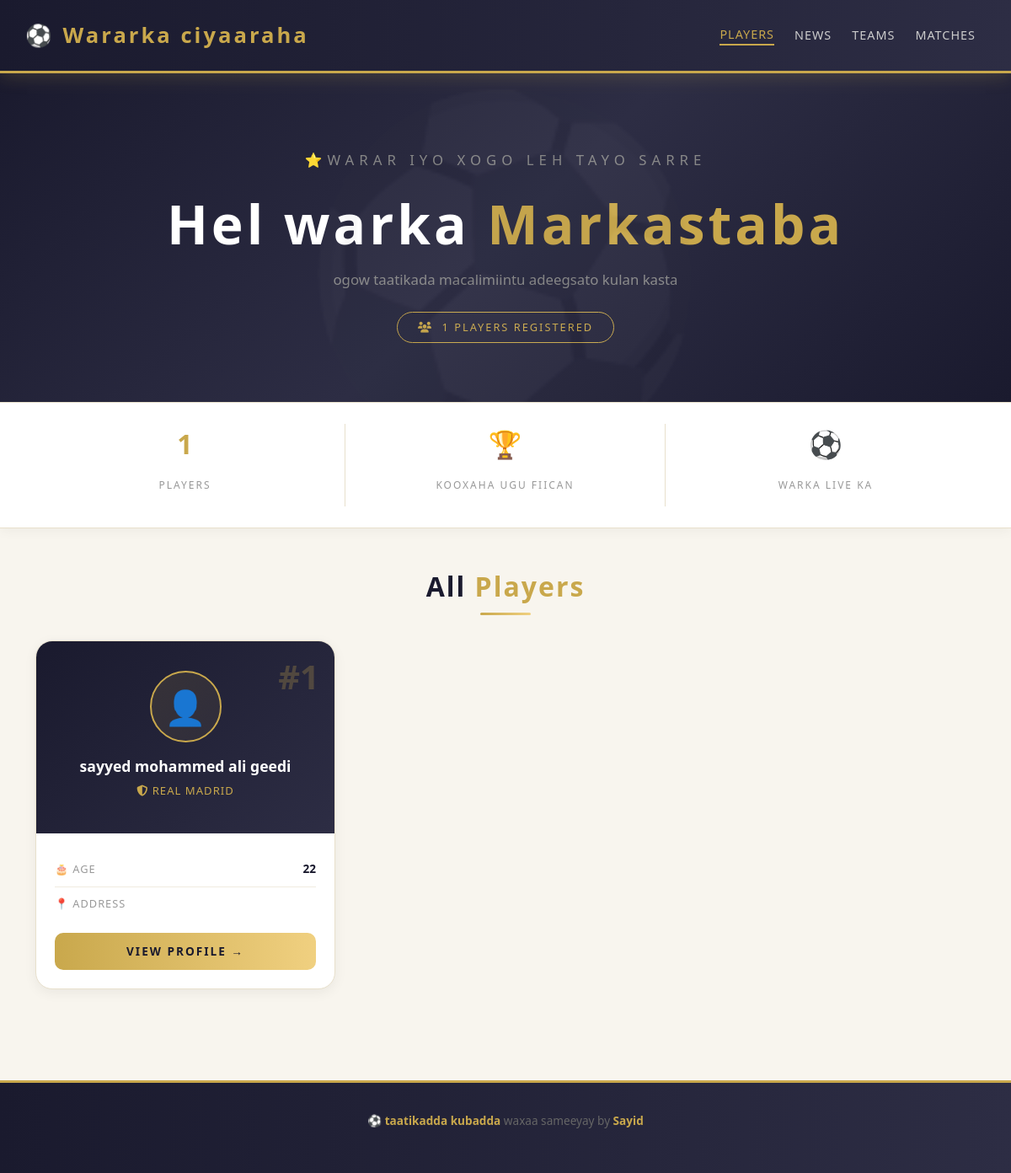
The app's page /, older data.
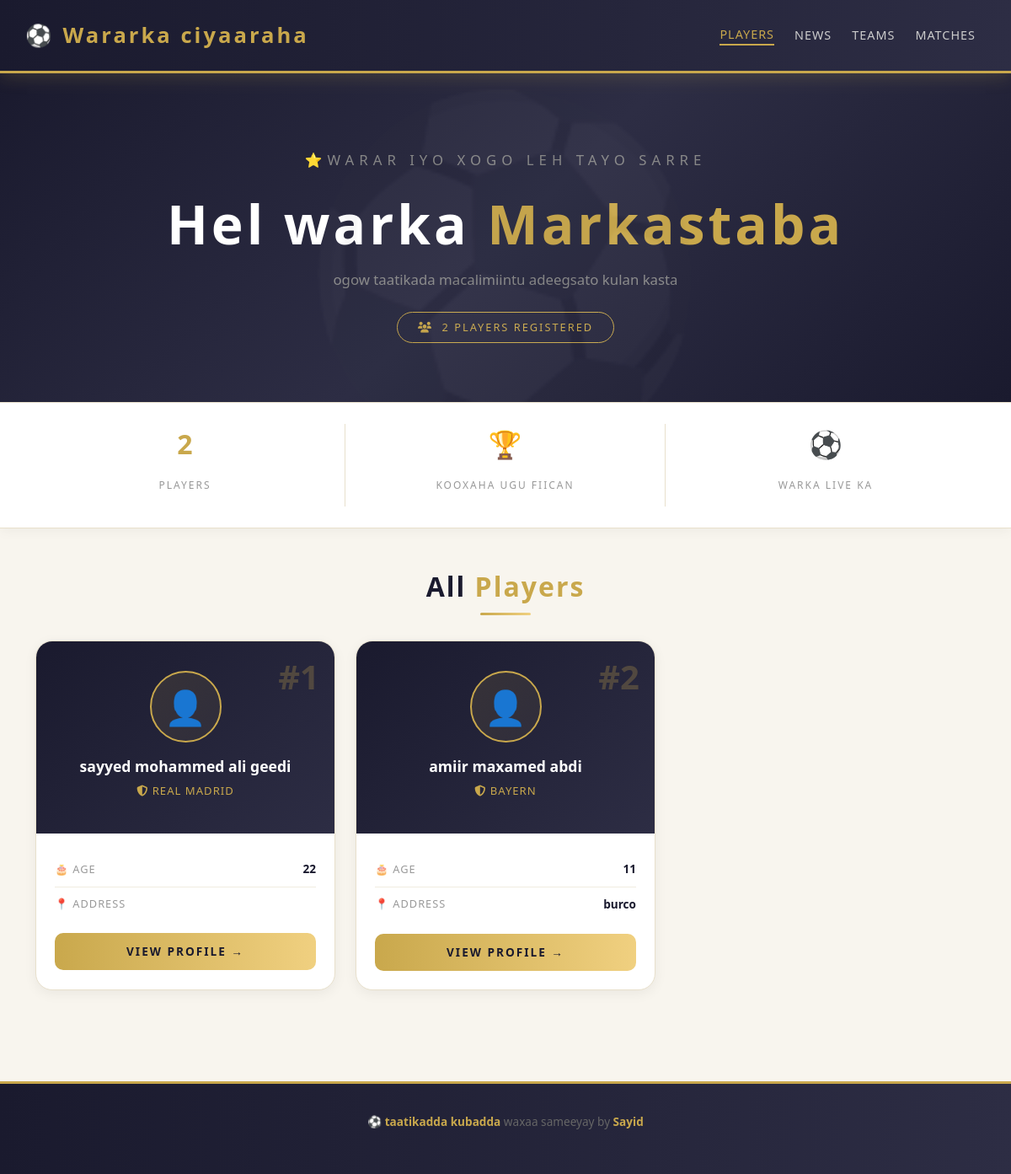
The same page, newer data.
### players/models.py (models this page shows, shortened)
class Player(models.Model):
    name=models.CharField(max_length=100)
    team=models.CharField(max_length=100)
    phone=models.CharField(max_length=20)
    xaafadd=models.CharField(max_length=100)
    age=models.IntegerField()
    bio=models.TextField()

### players/views.py (the view)
# urls.py: path("", views.players, name="players"),
def players(request):
    all_players=Player.objects.all()
    return render(request ,"players/players.html", {"players": all_players})

### players/templates/players/Players.html (shortened to what this page needs)
<!doctype html>
<html lang="en">
  <head>
    <link
      href="https://cdn.jsdelivr.net/npm/bootstrap@5.3.0/dist/css/bootstrap.min.css"
      rel="stylesheet"
    />
    <link
      href="https://cdnjs.cloudflare.com/ajax/libs/font-awesome/6.4.0/css/all.min.css"
      rel="stylesheet"
    />
  </head>
  <body>
    <nav class="navbar navbar-expand-lg">
      <a class="navbar-brand" href="{% url 'players' %}">
        ⚽ Wararka ciyaaraha
      </a>
      <div class="ms-auto d-flex align-items-center">
        <a href="{% url 'players' %}" class="nav-link active">Players</a>
        <a href="{% url 'news' %}" class="nav-link">News</a>
        <a href="{% url 'teams' %}" class="nav-link">Teams</a>
        <a href="{% url 'matches' %}" class="nav-link">Matches</a>
      </div>
    </nav>
    <div class="hero">
      <p class="hero-subtitle">⭐warar iyo xogo leh tayo sarre</p>
      <h1>Hel warka <span>Markastaba</span></h1>
      <p>ogow taatikada macalimiintu adeegsato kulan kasta</p>
      <span class="hero-badge">
        <i class="fa fa-users"></i> &nbsp;{{ players|length }} Players
        Registered
      </span>
    </div>
    <div class="stats-bar">
      <div class="container">
        <div class="row">
          <div class="col-4 stat-item">
            <p class="stat-number">{{ players|length }}</p>
            <p class="stat-label">Players</p>
          </div>
          <div class="col-4 stat-item">
            <p class="stat-number">🏆</p>
            <p class="stat-label">Kooxaha ugu fiican</p>
          </div>
          <div class="col-4 stat-item">
            <p class="stat-number">⚽</p>
            <p class="stat-label">Warka live ka</p>
          </div>
        </div>
      </div>
    </div>
    <div class="section-title">
      <h2>All <span>Players</span></h2>
      <div class="title-line"></div>
    </div>
    <div class="container pb-5">
      <div class="row g-4">
        {% for player in players %}
        <div class="col-lg-4 col-md-6">
          <div class="player-card">
            <div class="card-top">
              <span class="player-number">#{{ player.id }}</span>
              <div class="player-avatar">👤</div>
              <p class="player-name">{{ player.name }}</p>
              <p class="player-team">
                <i class="fa fa-shield-halved"></i>
                {{ player.team }}
              </p>
            </div>
            <div class="card-body-custom">
              <div class="info-row">
                <span class="info-key">🎂 Age</span>
                <span class="info-val">{{ player.age }}</span>
              </div>
              <div class="info-row">
                <span class="info-key">📍 Address</span>
                <span class="info-val">{{ player.xaafadd }}</span>
              </div>
              <a href="{% url 'player_detail' player.id %}" class="btn-view">
                View Profile →
              </a>
            </div>
          </div>
        </div>
        {% endfor %}
      </div>
    </div>
    <div class="footer">
      <p>
        ⚽ <span>taatikadda kubadda</span> waxaa sameeyay by <span>Sayid</span>
      </p>
    </div>
  </body>
</html>

Row changes from the older to the newer data that the page shows:
added Player: id "2", name "amiir maxamed abdi", team "BAYERN", age "11", xaafadd "burco"
Text that changed along with them:
{{ players|length }}: "1" → "2"
